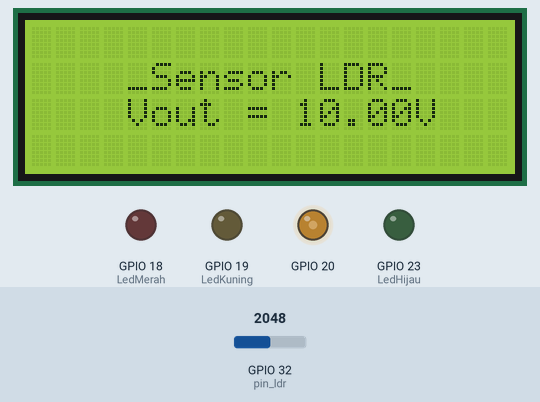
A sketch run on a simulated ESP32. On the bench: 20×4 character LCD, output pins drawn as LEDs (lit = HIGH). The inputs (shaded band) are chosen by the test bench; at power-on: GPIO 32 (pin_ldr) = 2048. What the sketch prints to the serial monitor is not drawn.

Above: at 4.6 s.
4.7 s: GPIO 32 (pin_ldr) set to 1057
At 11.0 s:
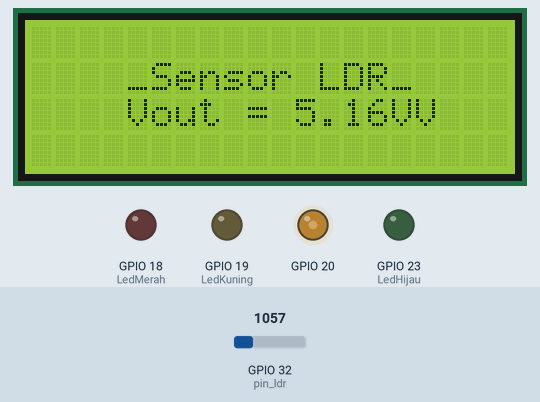
13.6 s: GPIO 32 (pin_ldr) set to 997
At 14.9 s:
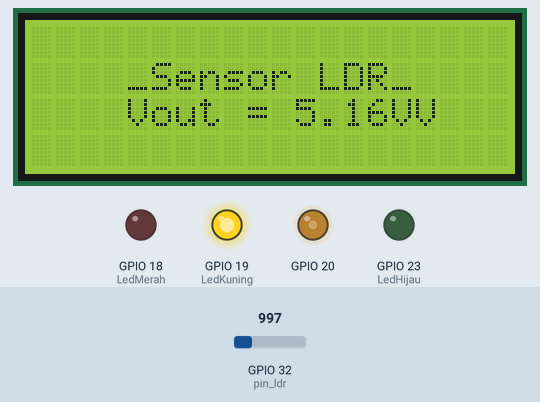
24.6 s: GPIO 32 (pin_ldr) set to 213
At 29.4 s:
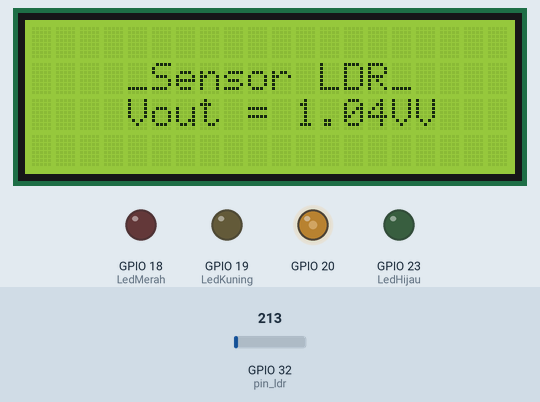
31.7 s: GPIO 32 (pin_ldr) set to 188
At 34.8 s:
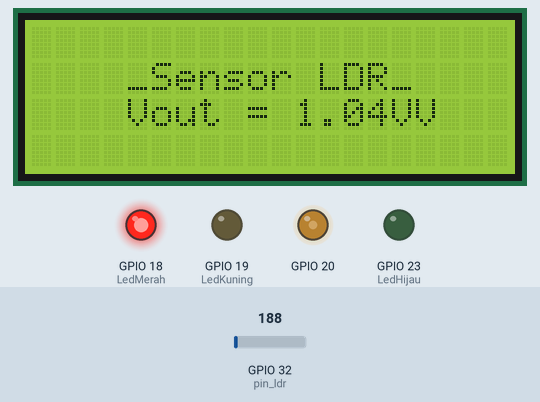
Timing chart, 0 to 44.6 s (numbered marks = the images above; inputs shaded):
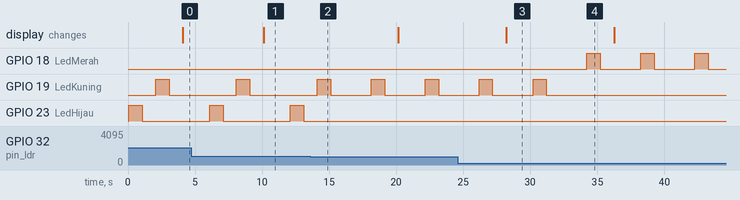

The sketch:

sensor_LDR_lcddisplay.ino
```cpp
#include <LiquidCrystal_I2C.h>
LiquidCrystal_I2C lcd(0x27, 20, 4);

int Con = 100;
const int pin_ldr = 32;

#include <analogWrite.h>

int LedMerah = 18;
int LedKuning = 19;
int LedHijau = 23;

void setup ()
{
  pinMode (LedMerah, OUTPUT);
  pinMode (LedKuning, OUTPUT);
  pinMode (LedHijau, OUTPUT);

  analogWrite(20, Con);
  lcd.begin();
  Serial.begin (9600);
}

void loop ()
{
  int nilai = analogRead (pin_ldr);
  float tegangan_hasil = 5.0 * nilai / 1024;

  if (tegangan_hasil >= 5.00) {
    digitalWrite (LedHijau, HIGH);
    delay(1000);
    digitalWrite (LedHijau, LOW);
    delay(1000);
  }

  if (tegangan_hasil >= 1.00) {
    digitalWrite (LedKuning, HIGH);
    delay(1000);
    digitalWrite (LedKuning, LOW);
    delay(1000);
  }

  if (tegangan_hasil <= 1.00) {
    digitalWrite (LedMerah, HIGH);
    delay(1000);
    digitalWrite (LedMerah, LOW);
    delay(1000);
  }

    Serial.print ("Vout = ");
    Serial.print (tegangan_hasil);
    Serial.println ("V");

    lcd.setCursor(4, 1);
    lcd .print ("_Sensor LDR_");

    lcd.setCursor(4, 2);
    lcd.print ("Vout = ");
    lcd.print(tegangan_hasil);
    lcd.print("V");

    delay (2000);
  }
```

Measured:
- the behaviour switches between 1024 and 1023 on GPIO 32 (pin_ldr) (found by bisection; images 1 and 2)
- the behaviour switches between 205 and 204 on GPIO 32 (pin_ldr) (found by bisection; images 3 and 4)
- after the input at 4.7 s, the display: changes after 5.4 s (image 1)
- after the input at 13.6 s, GPIO 19 (LedKuning): alternates HIGH for 1.0 s and LOW for 3.0 s, starting after 4.5 s; GPIO 23 (LedHijau): stays LOW (without the input it goes to HIGH after 4.5 s)
- after the input at 24.6 s, the display: changes after 3.6 s (image 3)
- after the input at 31.7 s, GPIO 18 (LedMerah): alternates HIGH for 1.0 s and LOW for 3.0 s, starting after 2.5 s; GPIO 19 (LedKuning): stops changing and stays LOW
- by itself, GPIO 23 (LedHijau): alternates HIGH for 1.0 s and LOW for 5.0 s
